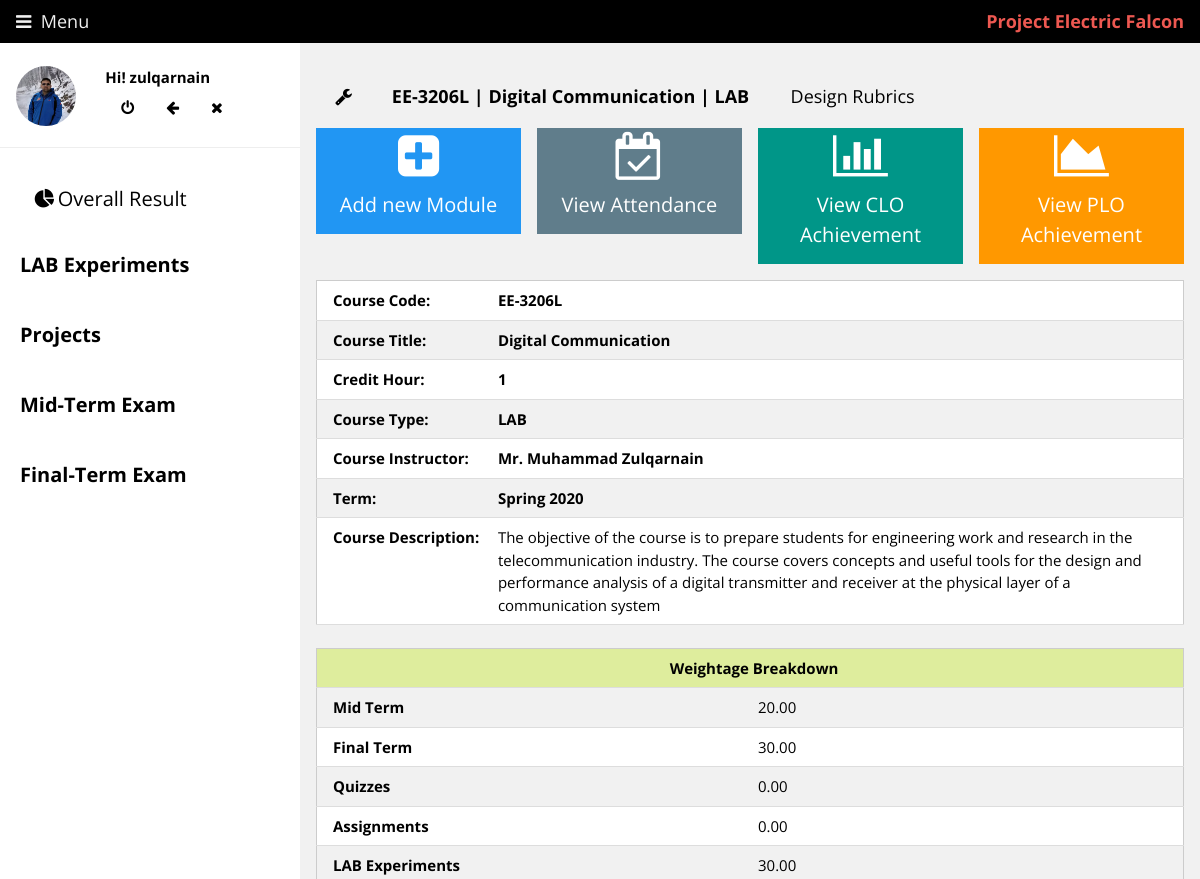
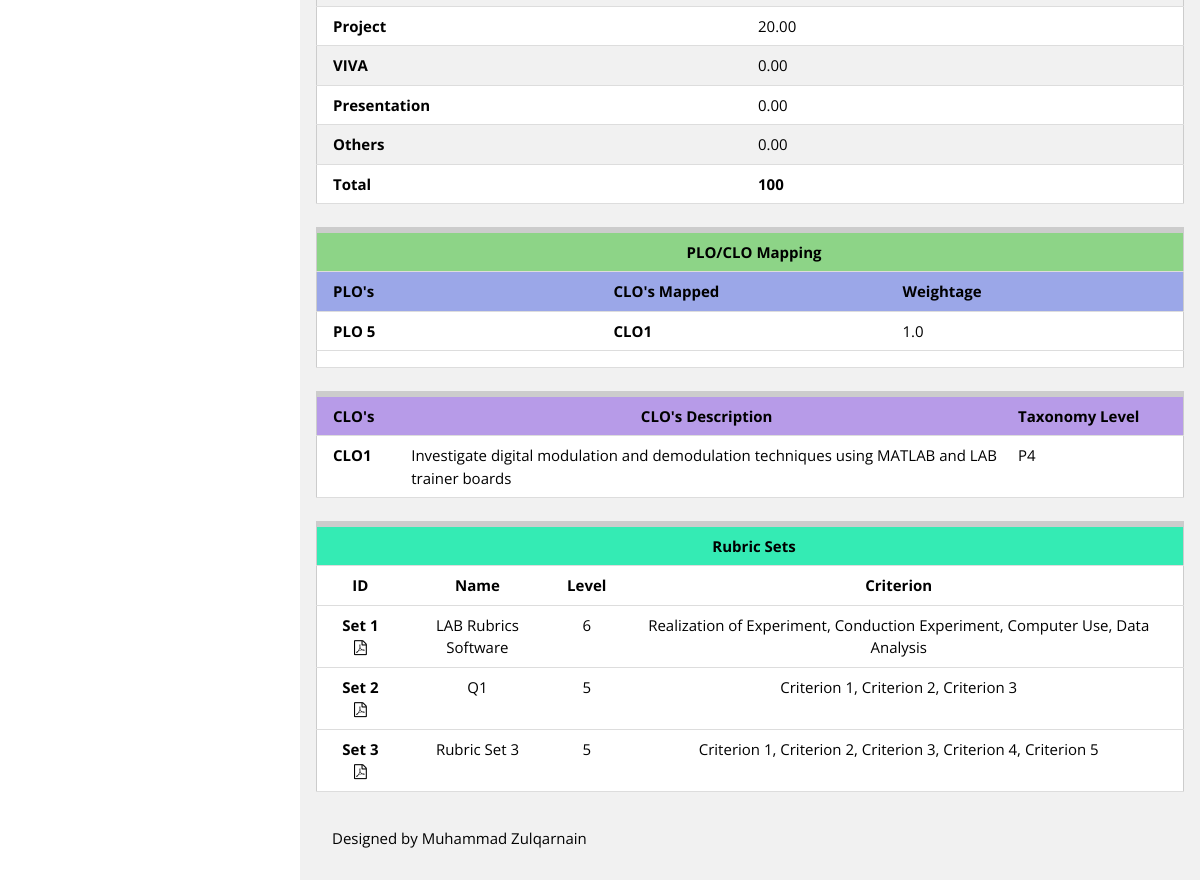
The app's page /main.php?course=ee3206l_Spring_2020 (signed in) with its own data (2 pictures, top to bottom).
### tables this page shows
CREATE TABLE `users` (
  `id` int(11) NOT NULL,
  `username` varchar(50) NOT NULL,
  `password` varchar(255) NOT NULL,
  `user_type` text NOT NULL,
  `name` text NOT NULL,
  `avatar` varchar(100) NOT NULL,
  `created_at` datetime DEFAULT CURRENT_TIMESTAMP
);

CREATE TABLE `courses_info` (
  `serial` int(11) NOT NULL,
  `course_id` varchar(20) NOT NULL,
  `course_code` varchar(20) NOT NULL,
  `course_title` text NOT NULL,
  `term_offer` text NOT NULL,
  `course_ended` tinyint(1) NOT NULL,
  `credit_hour` varchar(3) NOT NULL,
  `course_type` text NOT NULL,
  `instructor` text NOT NULL,
  `access_user` varchar(100) DEFAULT NULL,
  `course_description` text,
  `mid_weight` decimal(10,2) NOT NULL,
  `final_weight` decimal(10,2) NOT NULL,
  `quiz_weight` decimal(10,2) NOT NULL,
  `assign_weight` decimal(10,2) NOT NULL,
  `lab_weight` decimal(10,2) NOT NULL,
  `project_weight` decimal(10,2) NOT NULL,
  `viva_weight` decimal(10,2) NOT NULL,
  `presentation_weight` decimal(10,2) NOT NULL,
  `other_weight` decimal(10,2) NOT NULL,
  `atten_weight` decimal(10,2) NOT NULL,
  `CLO_count` int(100) DEFAULT NULL,
  `clo_details` varchar(3000) NOT NULL,
  `rubric_set_count` int(100) NOT NULL,
  `rubric_sets` text NOT NULL,
  `plos_enabled` varchar(100) NOT NULL,
  `PLO1` varchar(150) NOT NULL,
  `PLO2` varchar(150) NOT NULL,
  `PLO3` varchar(150) NOT NULL,
  `PLO4` varchar(150) NOT NULL,
  `PLO5` varchar(150) NOT NULL,
  `PLO6` varchar(150) NOT NULL,
  `PLO7` varchar(150) NOT NULL,
  `PLO8` varchar(150) NOT NULL,
  `PLO9` varchar(150) NOT NULL,
  `PLO10` varchar(150) NOT NULL,
  `PLO11` varchar(150) NOT NULL,
  `PLO12` varchar(150) NOT NULL
);

### functions/project_codename.php (called while the page is built)
<?php
function project_codename(){
    return "Project Electric Falcon";
}
?>

### panels/default_panel.php (the view, shortened to what this page needs)
<?php
	Print "<table class='w3-table w3-striped w3-bordered w3-border w3-white'>";
    Print "<tr><td style=\"width:20%\"><b>Course Code: </b></td>";
    Print "<td style=\"width:80%\"><b>".mysqli_fetch_assoc(mysqli_query($conn,"SELECT course_code FROM courses_info WHERE course_id='".$course."'"))['course_code']."</b></td></tr>";
    Print "<tr><td><b>Course Title: </b></td>";
    Print "<td><b>".mysqli_fetch_assoc(mysqli_query($conn,"SELECT course_title FROM courses_info WHERE course_id='".$course."'"))['course_title']."</b></td></tr>";
    Print "<tr><td><b>Credit Hour: </b></td>";
    Print "<td><b>".mysqli_fetch_assoc(mysqli_query($conn,"SELECT credit_hour FROM courses_info WHERE course_id='".$course."'"))['credit_hour']."</b></td></tr>";
    Print "<tr><td><b>Course Type: </b></td>";
    Print "<td><b>".mysqli_fetch_assoc(mysqli_query($conn,"SELECT course_type FROM courses_info WHERE course_id='".$course."'"))['course_type']."</b></td></tr>";
    Print "<tr><td><b>Course Instructor: </b></td>";
    Print "<td><b>".mysqli_fetch_assoc(mysqli_query($conn,"SELECT instructor FROM courses_info WHERE course_id='".$course."'"))['instructor']."</b></td></tr>";
    Print "<tr><td><b>Term: </b></td>";
    Print "<td><b>".mysqli_fetch_assoc(mysqli_query($conn,"SELECT term_offer FROM courses_info WHERE course_id='".$course."'"))['term_offer']."</b></td></tr>";
    Print "<tr><td><b>Course Description: </b></td>";
    Print "<td>".mysqli_fetch_assoc(mysqli_query($conn,"SELECT course_description FROM courses_info WHERE course_id='".$course."'"))['course_description']."</td></tr>";
	Print "</table>";
    Print "<br>";
    Print "<table class='w3-table w3-striped w3-bordered w3-border w3-white'>";
    Print "<th bgcolor=\"#deed9d\" colspan=\"2\"; style=\"text-align:center\";>Weightage Breakdown</th>";
	$mid_weight = mysqli_fetch_assoc(mysqli_query($conn,"SELECT mid_weight FROM courses_info WHERE course_id='".$course."'"))['mid_weight'];
	$final_weight = mysqli_fetch_assoc(mysqli_query($conn,"SELECT final_weight FROM courses_info WHERE course_id='".$course."'"))['final_weight'];
	$quiz_weight = mysqli_fetch_assoc(mysqli_query($conn,"SELECT quiz_weight FROM courses_info WHERE course_id='".$course."'"))['quiz_weight'];
	$assign_weight = mysqli_fetch_assoc(mysqli_query($conn,"SELECT assign_weight FROM courses_info WHERE course_id='".$course."'"))['assign_weight'];
	$lab_weight = mysqli_fetch_assoc(mysqli_query($conn,"SELECT lab_weight FROM courses_info WHERE course_id='".$course."'"))['lab_weight'];
	$project_weight = mysqli_fetch_assoc(mysqli_query($conn,"SELECT project_weight FROM courses_info WHERE course_id='".$course."'"))['project_weight'];
    $viva_weight = mysqli_fetch_assoc(mysqli_query($conn,"SELECT viva_weight FROM courses_info WHERE course_id='".$course."'"))['viva_weight'];
    $presentation_weight = mysqli_fetch_assoc(mysqli_query($conn,"SELECT presentation_weight FROM courses_info WHERE course_id='".$course."'"))['presentation_weight'];
	$other_weight = mysqli_fetch_assoc(mysqli_query($conn,"SELECT other_weight FROM courses_info WHERE course_id='".$course."'"))['other_weight'];
	$total_weight = $quiz_weight+$assign_weight+$lab_weight+$mid_weight+$final_weight+$project_weight+$other_weight+$viva_weight+$presentation_weight;
    Print "<tr><td style=\"width:50%\"><b>Mid Term</b></td>";
    Print "<td style=\"width:50%\">".$mid_weight."</td></tr>";
    Print "<tr><td><b>Final Term</b></td>";
    Print "<td>".$final_weight."</td></tr>";
    Print "<tr><td><b>Quizzes</b></td>";
    Print "<td>".$quiz_weight."</td></tr>";
    Print "<tr><td><b>Assignments</b></td>";
    Print "<td>".$assign_weight."</td></tr>";
	Print "<tr><td><b>LAB Experiments</b></td>";
    Print "<td>".$lab_weight."</td></tr>";
    Print "<tr><td><b>Project</b></td>";
    Print "<td>".$project_weight."</td></tr>";
    Print "<tr><td><b>VIVA</b></td>";
    Print "<td>".$viva_weight."</td></tr>";
    Print "<tr><td><b>Presentation</b></td>";
    Print "<td>".$presentation_weight."</td></tr>";
    Print "<tr><td><b>Others</b></td>";
    Print "<td>".$other_weight."</td></tr>";
    Print "<tr><td><b>Total</b></td>";
    Print "<td><strong>".$total_weight."</strong></td></tr>";
    Print "</table>";
    $plo_enabled_data = mysqli_fetch_assoc(mysqli_query($conn,"SELECT plos_enabled FROM courses_info WHERE course_id = '$course'"))['plos_enabled'];
    if ($plo_enabled_data){
        Print "<br>";
        Print "<table class='w3-table w3-bordered w3-border w3-white w3-topbar'>";
        Print "<tr><th colspan=\"4\"; style=\"text-align:center;\" bgcolor=\"#8dd487\"\">PLO/CLO Mapping</th><tr>";
        Print "<tr bgcolor='#9ba7e8'><th>PLO's</th><th>CLO's Mapped</th><th>Weightage</th></tr>";
        for ($k=1;$k<=12;$k++){
            $plo_list = mysqli_fetch_assoc(mysqli_query($conn,"SELECT PLO".$k." FROM courses_info WHERE course_id = '$course'"))['PLO'.$k];
            if($plo_list){
               $plo_clo_split = explode(":\^\:",$plo_list);
               Print "<tr>";
               Print "<td style=\"width:25%\"><b>PLO ".$k."</b></td>";
               for ($j=0;$j<=count($plo_clo_split);$j+=2){
                    if ($j!=0){
                        Print "<tr>";
                        Print "<td style=\"width:25%\">";
                    }
                    Print "<td style=\"width:25%\">";
                    Print "<b>".$plo_clo_split[$j]."</b></td>";
                    Print "<td style=\"width:25%\">".$plo_clo_split[$j+1]."</td>";
                }
            }
        }
        Print "</table>";
    }
    $clo_descript = mysqli_fetch_assoc(mysqli_query($conn,"Select clo_details FROM courses_info Where course_id='".$course."'"))['clo_details'];
    if ($clo_descript){
        Print "<br>";
        Print "<table class='w3-table w3-bordered w3-border w3-white w3-topbar'>";
        Print "<tr bgcolor=\"#b79be8\"><th>CLO's</th><th style=\"text-align:center\";>CLO's Description</th><th>Taxonomy Level</th><tr>";
        $clo_descript = explode(":\^\:",$clo_descript);
        for ($i=0;$i<count($clo_descript);$i+=3){
            Print "<tr>";
            Print "<td style=\"width:10%\"><b>$clo_descript[$i]</b></td>";
            Print "<td style=\"width:70%\">".$clo_descript[$i+1]."</td>";
            Print "<td style=\"width:20%\">".$clo_descript[$i+2]."</td></tr>";
        }
        Print "</table>";
    }
    $rubric_set_count = mysqli_fetch_assoc(mysqli_query($conn,"Select rubric_set_count FROM courses_info Where course_id='".$course."'"))['rubric_set_count'];
    if ($rubric_set_count>0){
        Print "<br>";
        Print "<table class='w3-table w3-bordered w3-border w3-white w3-topbar'>";
        Print "<tr bgcolor=\"#34ebb4\"><th colspan=\"6\"; style=\"text-align:center\";>Rubric Sets</th><tr>";
        Print "<tr><th colspan=\"1\"; style=\"text-align:center\";>ID</th><th colspan=\"1\"; style=\"text-align:center\";>Name</th> <th colspan=\"1\"; style=\"text-align:center\";>Level</th><th colspan=\"3\"; style=\"text-align:center\";>Criterion</th><tr>";
        $all_rubrics_fetch = mysqli_fetch_assoc(mysqli_query($conn,"Select rubric_sets FROM courses_info Where course_id='".$course."'"))['rubric_sets'];
        $all_rubrics_fetch = explode(":\^\:",$all_rubrics_fetch);
        for ($r=1;$r<=$rubric_set_count;$r++){
            Print "<tr>";
            Print "<td colspan=\"1\"; style=\"text-align:center\";><b>Set ".$r."</b>";
            Print "<a href='reports/rubric_evaluation_sheet.php?course=$course&set_id=$r' target='_blank'><b><em class=\"fa fa-file-pdf-o fa-fw\"></em></b></td>";
            for ($e=0;$e<count($all_rubrics_fetch);$e++)
                if($all_rubrics_fetch[$e]=="set_".$course."_".$r)
                    $index = $e;
            $rubric_name = $all_rubrics_fetch[$index+1];
            $rubric_count = $all_rubrics_fetch[$index+2];
            $rubric_level = $all_rubrics_fetch[$index+3];
            Print "<td colspan=\"1\"; style=\"text-align:center\";>$rubric_name</td>";
            Print "<td colspan=\"1\"; style=\"text-align:center\";>$rubric_level</td>";
            Print "<td colspan=\"3\"; style=\"text-align:center\";>";
            for ($t=0;$t<$rubric_count;$t++){
                if ($t==$rubric_count-1)
                    Print $all_rubrics_fetch[$index+4+($rubric_level*$t)+$t];
                else
                    Print $all_rubrics_fetch[$index+4+($rubric_level*$t)+$t].", ";
            }
            Print "</td></tr>";
        }
        Print "</table>";
    }

### main.php (shortened to what this page needs)
<?php
$conn = OpenCon();
$menu_item = $_GET['menu'];
$course = $_GET['course'];
?>
<!DOCTYPE html>
<html>
<link rel="stylesheet" href="w3images/w3.css">
<link rel="stylesheet" href="w3images/grade_instrument.css">
<link rel="stylesheet" href="https://cdnjs.cloudflare.com/ajax/libs/font-awesome/4.7.0/css/font-awesome.min.css">
<body class="w3-light-grey">
<div class="w3-bar w3-top w3-black w3-large" style="z-index:4">
  <button class="w3-bar-item w3-button w3-hover-none w3-hover-text-light-grey" onclick="w3_open();"><i class="fa fa-bars"></i> &nbsp;Menu</button>
  <span class="w3-bar-item w3-right"><b style="color:#ed5851"><?php echo project_codename() ?></b></span>
</div>
<nav class="w3-sidebar w3-collapse w3-white w3-animate-left" style="z-index:3;width:300px;" id="mySidebar"><br>
  <div class="w3-container w3-row">
    <div class="w3-col s4">
        <?php
            $avatar_link =  mysqli_fetch_assoc(mysqli_query($conn,"SELECT avatar FROM users WHERE username='".$_SESSION["username"]."'"))['avatar'];
        ?>
      <img src="<?php echo $avatar_link ?>" class="w3-circle w3-margin-right" style="width:60px">
    </div>
    <div class="w3-col s8 w3-bar">
      <span><strong>Hi! <?php echo $_SESSION["username"] ?> </strong></span><br>
      <a href="logout.php" class="w3-bar-item w3-button"><i class="fa fa-power-off"></i></a>
      <a href="index.php" class="w3-bar-item w3-button"><i class="fa fa-arrow-left"></i></a>
      <a href="javascript:void(0)" class="w3-bar-item w3-button" onclick="w3_close()"><i class="fa fa-close"></i></a>
    </div>
  </div>
  <hr>
  <div class="w3-bar-block">
    <div id="menu">
        <ul class="ul_menu">
      <?php
	   include('panels/sidepanel.php');
	  ?>
</ul>
  </div>
  </div>
</nav>
<div class="w3-main" style="margin-left:300px;margin-top:43px;" id="main">
    <?php $course_end_status = mysqli_fetch_assoc(mysqli_query($conn,"SELECT course_ended FROM courses_info WHERE course_id='".$course."'"))['course_ended'];
    ?>
  <header class="w3-container" style="padding-top:22px">
    <h5>
        <?php if($course_end_status == 1): ?>
        <b><img src="w3images/bow_icon_2.png" style=\"width:20px;height:10px;\"><?php echo "<a style=\"text-decoration:none;\" class=\"w3-button w3-hover-cyan\" href=\"main.php?course=$course\">".$course_code." | ".$course_title." | ".mysqli_fetch_assoc(mysqli_query($conn,"SELECT course_type FROM courses_info WHERE course_id='".$course."'"))['course_type']."</a>" ?></b>
        <?php else: ?>
        <b><a class="w3-button w3-hover-green" href="main.php?menu=course_setting&course=<?php echo $course ?>"><em class='fa fa-wrench fa-fw'></em></a> <?php echo "<a style=\"text-decoration:none;\" class=\"w3-button w3-hover-cyan\" href=\"main.php?course=$course\">".$course_code." | ".$course_title." | ".mysqli_fetch_assoc(mysqli_query($conn,"SELECT course_type FROM courses_info WHERE course_id='".$course."'"))['course_type']."</a>" ?></b>&nbsp;&nbsp;<a href="main.php?menu=design_rubrics&course=<?php echo $course ?>" class="w3-button w3-hover-blue">Design Rubrics</a>
        <?php endif; ?>
    </h5>
  </header>
  <div class="w3-row-padding w3-margin-bottom">
    <div class="w3-quarter">
      <div class="w3-container w3-blue w3-padding-small w3-animate-zoom">
        <div class="w3-center"><i class="fa fa-plus-square w3-xxxlarge"></i></div>
        <h4 class="w3-center"><a style="text-decoration:none;" href="main.php?menu=add_module&course=<?php echo $course ?>">Add new Module</a></h4>
      </div>
    </div>
    <div class="w3-quarter">
      <div class="w3-container w3-text-white w3-padding-small w3-blue-gray w3-animate-zoom">
        <div class="w3-center"><i class="fa fa-calendar-check-o w3-xxxlarge"></i></div>
          <h4 class="w3-center"><a style="text-decoration:none;" href="main.php?menu=atten_display_all&course=<?php echo $course ?>">View Attendance</a></h4>
      </div>
    </div>
    <div class="w3-quarter">
      <div class="w3-container w3-teal w3-padding-small w3-animate-zoom">
        <div class="w3-center"><i class="fa fa-bar-chart w3-xxxlarge"></i></div>
          <h4 class="w3-center"><a style="text-decoration:none;" href="main.php?menu=clo_disp&course=<?php echo $course ?>">View CLO Achievement</a></h4>
      </div>
    </div>
    <div class="w3-quarter">
      <div class="w3-container w3-orange w3-text-white w3-padding-small w3-animate-zoom">
        <div class="w3-center"><i class="fa fa-area-chart w3-xxxlarge"></i></div>
          <h4 class="w3-center"><a style="text-decoration:none;" href="main.php?menu=plo_disp&course=<?php echo $course ?>">View PLO Achievement</a></h4>
      </div>
    </div>
</div>
<div class="w3-container">
<?php
if ($menu_item==''){
	include('panels/default_panel.php');
}
?>
</div>
<div class="w3-container" style="overflow:auto; white-space: nowrap;">
  <footer class="w3-container w3-padding-16 w3-light-grey">
    <p>Designed by <a href="https://intarian.com" target="_blank"></a>Muhammad Zulqarnain</p>
  </footer>
</div>
</body>
</html>

### records on screen
users: avatar (picture)
courses_info: course_code "EE-3206L", course_title "Digital Communication", course_type "LAB", credit_hour "1", instructor "Mr. Muhammad Zulqarnain", term_offer "Spring 2020", course_description "The objective of the course is to prepare students for engineering work and research in the telecommunication industry. The course covers concepts and useful tools for the design and performance analysis of a digital transmitter and receiver at the physical layer of a communication system", mid_weight "20.00", final_weight "30.00", quiz_weight "0.00", assign_weight "0.00", lab_weight "30.00", project_weight "20.00", viva_weight "0.00", presentation_weight "0.00", other_weight "0.00", total_weight "100", PLO5 "CLO1", PLO5 "1.0", clo_details "CLO1", clo_details "Investigate digital modulation and demodulation techniques using MATLAB and LAB trainer boards", clo_details "P4", rubric_set_count 3 (drawn)

### other values on screen
project_codename() "Project Electric Falcon"
$_SESSION["username"] "zulqarnain"
$rubric_name "LAB Rubrics Software"
$rubric_level "6"
$all_rubrics_fetch[$index+4+($rubric_level*$t)+$t] "Realization of Experiment"
$all_rubrics_fetch[$index+4+($rubric_level*$t)+$t] "Conduction Experiment"
$all_rubrics_fetch[$index+4+($rubric_level*$t)+$t] "Computer Use"
$all_rubrics_fetch[$index+4+($rubric_level*$t)+$t] "Data Analysis"
$rubric_name "Q1"
$rubric_level "5"
$all_rubrics_fetch[$index+4+($rubric_level*$t)+$t] "Criterion 1"
$all_rubrics_fetch[$index+4+($rubric_level*$t)+$t] "Criterion 2"
$all_rubrics_fetch[$index+4+($rubric_level*$t)+$t] "Criterion 3"
$rubric_name "Rubric Set 3"
$all_rubrics_fetch[$index+4+($rubric_level*$t)+$t] "Criterion 4"
